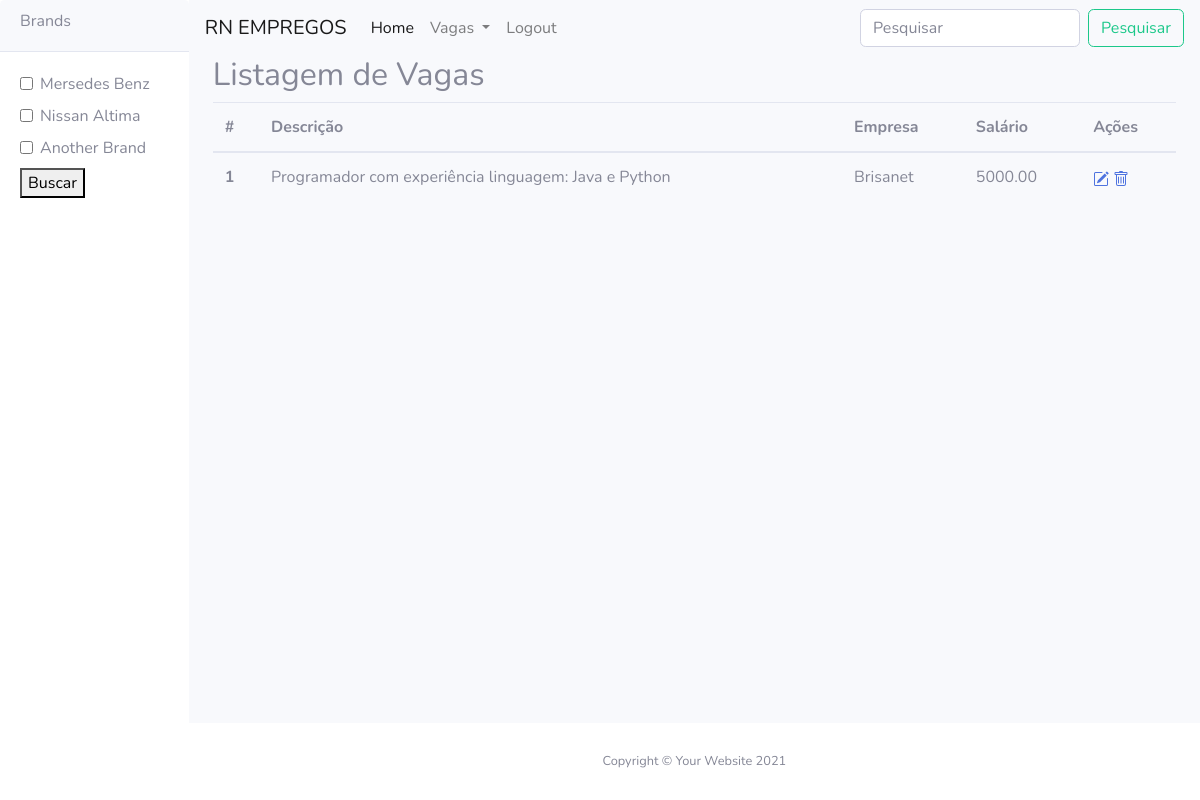
/lista_vagas/ (signed in), run on the app's committed database.
### main/models.py (models this page shows, shortened)
class Vaga(models.Model):
    salario = models.DecimalField(max_digits=8, decimal_places=2)
    quantidade_vagas = models.IntegerField()
    escolaridade_exigida = models.CharField(max_length=150)
    data_inscricao = models.DateTimeField()
    cidade = models.ForeignKey(Cidade,on_delete=models.CASCADE)
    empresa = models.ForeignKey(Empresa,on_delete=models.CASCADE)
    tipo_vaga = models.ForeignKey(TipoVaga,on_delete=models.CASCADE)
    usuarios = models.ManyToManyField(User,blank=True)
    observacao = models.TextField( blank=True)
    descricao = models.TextField( blank=True)

class Empresa (models.Model):
    nome = models.CharField(max_length=150,blank=False)
    cnpj = models.CharField(max_length=20,blank=False)
    telefone = models.CharField(max_length=15,blank=True)
    endereco =models.CharField(max_length=150,blank=True)
    cidade = models.ForeignKey(Cidade,on_delete=models.CASCADE)
    email = models.EmailField(blank=False)
    logotipo = models.FileField(upload_to='logotipo/',blank=True)

### main/views.py (the view)
# urls.py: path('lista_vagas/',lista_vagas, name="lista_vagas"),
@login_required
def lista_vagas(request):
    vagas = Vaga.objects.all()
    return render(request,'main/listar_vagas.html', context={"vagas": vagas })

### main/templates/main/listar_vagas.html (shortened to what this page needs)
{% extends 'base_main.html' %}
{% block centro %}
<h2>Listagem de Vagas</h2>
<table class="table">
    <thead>
      <tr>
        <th scope="col">#</th>
        <th scope="col">Descrição</th>
        <th scope="col">Empresa</th>
        <th scope="col">Salário</th>
        <th scope="col">Ações</th>
      </tr>
    </thead>
    <tbody>
      {% for objeto in vagas %}
        <tr>
            <th scope="row">{{ forloop.counter }}</th>
            <td>{{ objeto.descricao }}</td>
            <td>{{ objeto.empresa.nome }}</td>
            <td>{{ objeto.salario }}</td>
            <td>
                <a href="{% url 'editar_vagas' objeto.id %}">
                </a>
                <a href="#">
                </a>
            </td>
        </tr>
      {% endfor %}
    </tbody>
  </table>
{% endblock %}

### data on the page
Vaga: descricao "Programador com experiência linguagem: Java e Python", empresa.nome "Brisanet", salario "5000.00"
